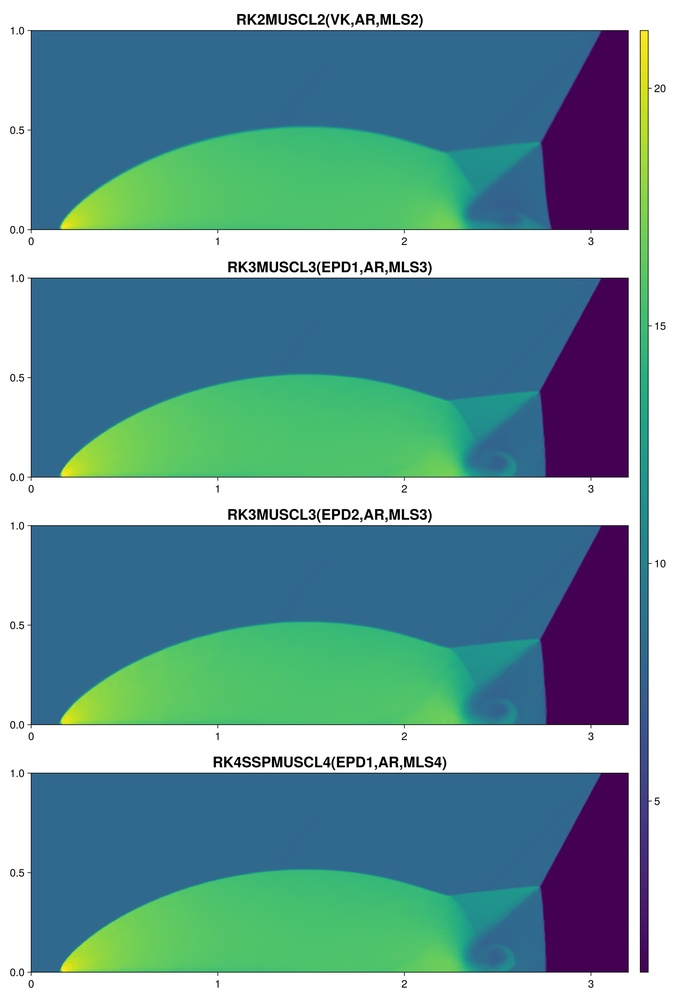
#> input picture paper/figures/dmr_density_078.jpg, 676 x 1000 px, shrunk from 2400 x 3549 before the run
$ python dmrpos.py ../../paper/figures/dmr_density_078.jpg
#> lines starting #> are read from the running program, lines starting #| are printed output that depends on the picture
### scripts/figure_measurements/frames.py
"""Panel detection for the PDEStudio colour-map exports in paper/figures/*.jpg.

The panels are framed by dark lines. A frame line is a pixel row (column) in which more than 50 % (30 %)
of the pixels are dark. Columns: consecutive frame lines at least W/4 apart form the
left and right edges of a panel column. Rows: two frame lines form the top and bottom of a panel
if their distance is the panel width divided by the plot aspect ratio (plot_width/plot_height in
the export metadata, results/configs/*/*.csv) to within 2 %. Lines inside a panel (such as the
outline of the step) are skipped this way. Positions are the centres of the line groups.
"""
import numpy as np
import matplotlib
from PIL import Image

LUT = matplotlib.colormaps['viridis'](np.linspace(0, 1, 256))[:, :3] * 255


def load(path):
#> called with path = '../../paper/figures/dmr_density_078.jpg'
    return np.asarray(Image.open(path).convert('RGB')).astype(float)


# [4 lines left out: function colour_index, not called in this run]


def _groups(a):
    g = []; s = a[0]; p = a[0]
    for x in a[1:]:
        if x != p + 1:
            g.append((s + p) / 2); s = x
        p = x
    g.append((s + p) / 2)
    return [int(round(x)) for x in g]


def panels(im, aspect):
    """Return (rows, cols): lists of (top, bottom) and (left, right) pixel edges of the panels."""
#> called with aspect = 3
    H, W, _ = im.shape
#> H = 1000; W = 676
    dark = im.sum(2) < 150
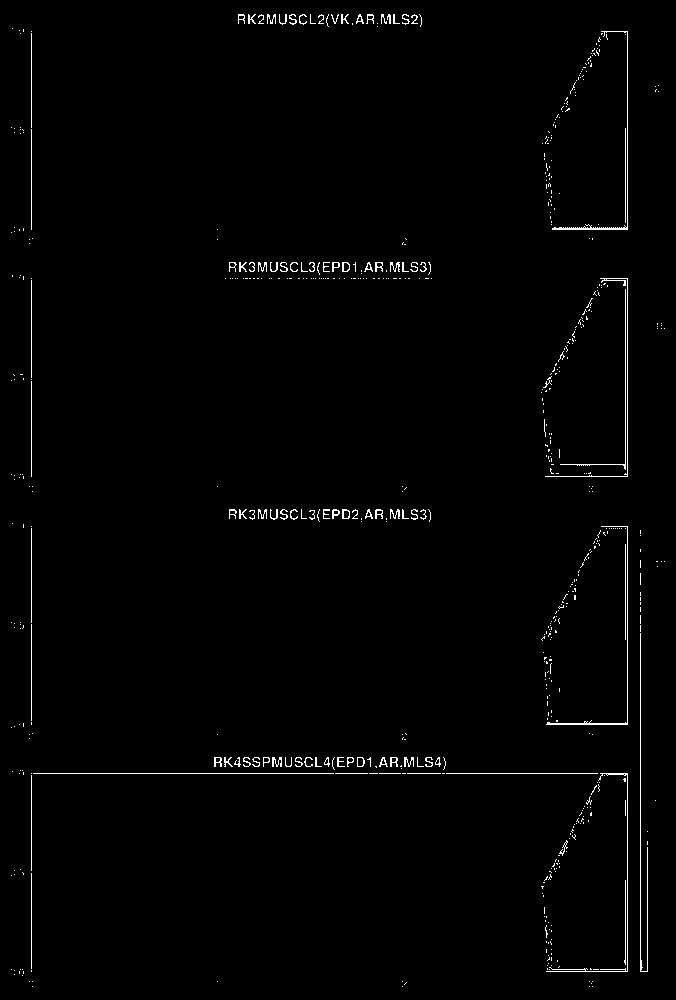
#> dark: shape (1000, 676) bool; 1.2% white in thin lines or dots
    rl = _groups(np.where(dark.sum(1) > W * 0.5)[0])
#> in _groups, `s = a[0]`: s = 773
#> after the loop in _groups, `for x in a[1:]:`: g = []
#> rl = [773]
    cl = _groups(np.where(dark.sum(0) > H * 0.3)[0])
#> the loop in _groups (call 2), `for x in a[1:]:` made 3 passes
#> (x, s, p) on passes 1 to 3: (625, 625, 625), (627, 627, 627), (640, 640, 640)
#> cl = [31, 625, 627, 640]
    cols = []; i = 0
    while i + 1 < len(cl):
        if cl[i + 1] - cl[i] > W / 4:
            cols.append((cl[i], cl[i + 1])); i += 2
        else:
            i += 1
#> this loop made 2 passes
#> i on passes 1 to 2: 2, 3
#> after the loop, cols = [(31, 625)]; i = 3
    if not cols:
        raise SystemExit('no panel columns found')
    h = (cols[0][1] - cols[0][0]) / aspect
#> h = 198
    rows = []; i = 0
    while i < len(rl):
        j = next((j for j in range(i + 1, len(rl)) if abs(rl[j] - rl[i] - h) < 0.02 * h), None)
        if j is None:
            i += 1
        else:
            rows.append((rl[i], rl[j])); i = j + 1
#> this loop made 1 pass
#> i on pass 1: 1
#> after the loop, rows = []
    if not rows:
#> (the run stopped early here; a loop or call above may not have finished)

$ run again, with paper/figures/mach3_density_078.jpg copied over paper/figures/dmr_density_078.jpg
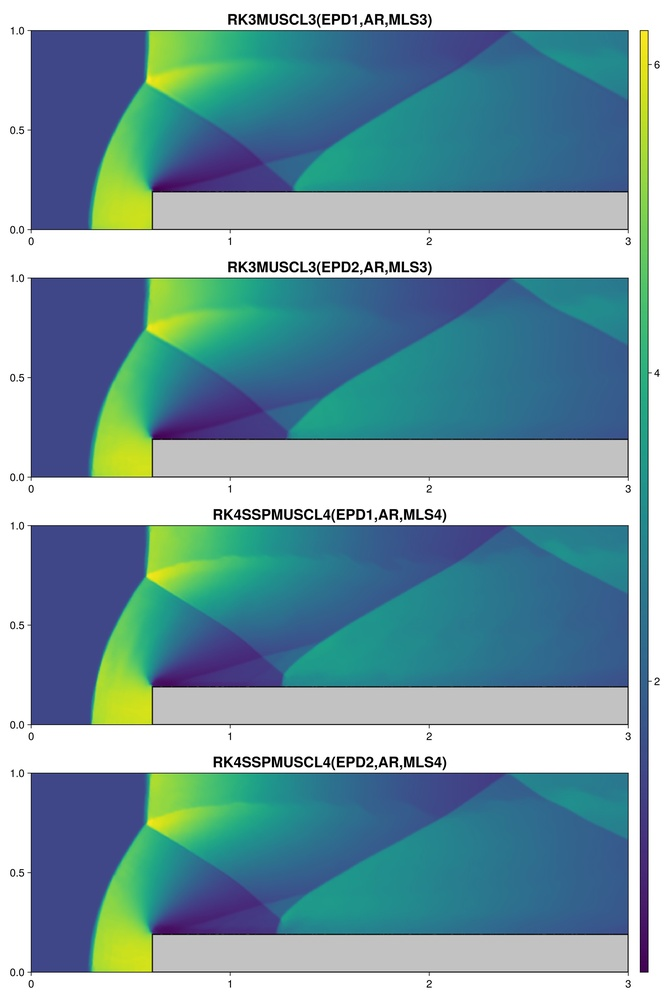
#> input picture paper/figures/mach3_density_078.jpg, 670 x 1000 px, shrunk from 2400 x 3581 before the run
#> in panels, `dark = im.sum(2) < 150`:
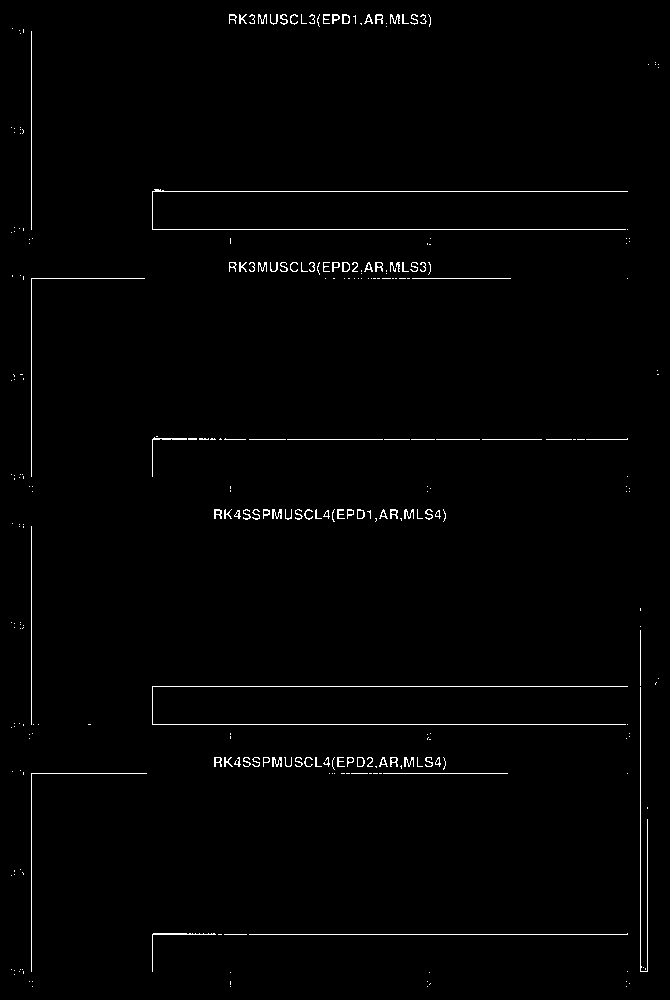
#> dark: shape (1000, 670) bool; 1.2% white in thin lines or dots
#> in _groups, `s = a[0]`: s = 191
#> the loop in _groups, `for x in a[1:]:` made 5 passes
#> (x, s, p) on passes 1 to 5: (229, 229, 229), (439, 439, 439), (686, 686, 686), (724, 724, 724), (934, 934, 934)
#> after the loop in _groups, `for x in a[1:]:`: g = [191, 229, 439, 686, 724]
#> rl = [191, 229, 439, 686, 724, 934]
#> the loop in _groups (call 2), `for x in a[1:]:` made 1 pass
#> (x, s, p) on pass 1: (640, 640, 640)
#> cl = [31, 640]
#> the loop in panels, `while i + 1 < len(cl):` made 1 pass
#> i on pass 1: 2
#> after the loop in panels, `while i + 1 < len(cl):`: cols = [(31, 640)]; i = 2
#> h = 203
#> the loop in panels, `while i < len(rl):` made 6 passes
#> after the loop in panels, `while i < len(rl):`: rows = []

$ run again, with paper/figures/riemann2d_density_078.jpg copied over paper/figures/dmr_density_078.jpg
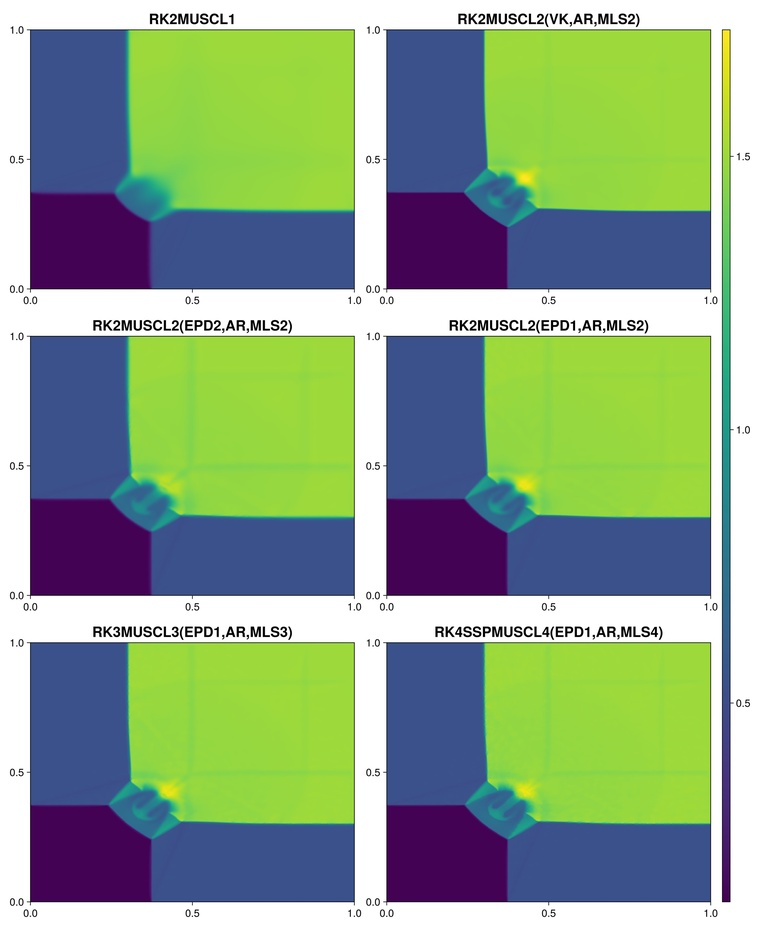
#> input picture paper/figures/riemann2d_density_078.jpg, 760 x 929 px, shrunk from 2400 x 2934 before the run
#> in panels, `dark = im.sum(2) < 150`:
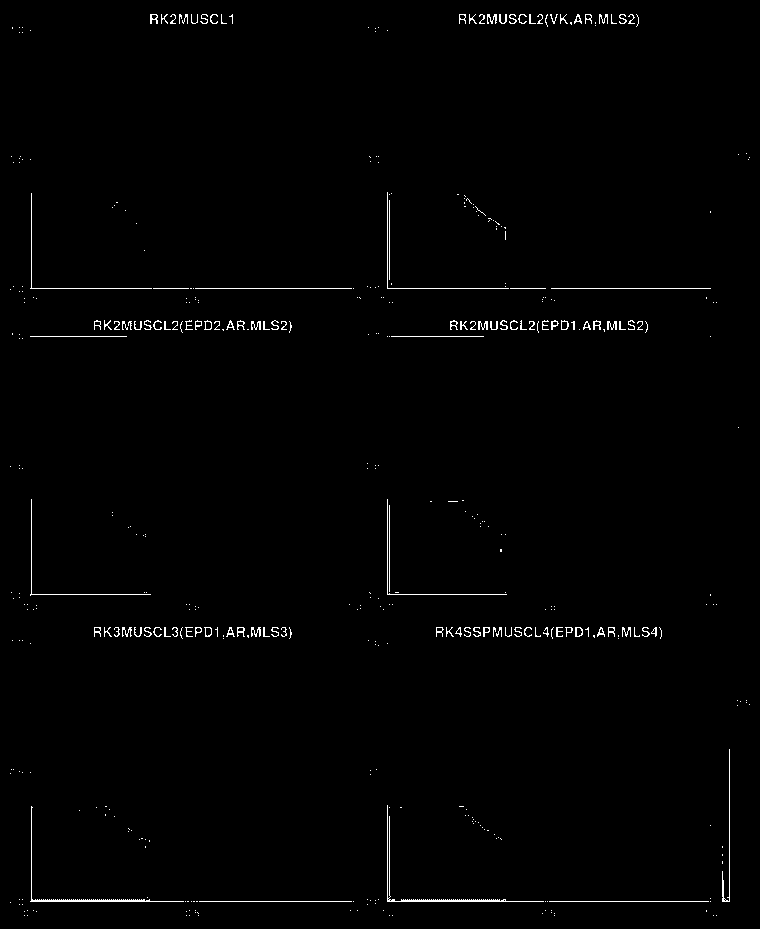
#> dark: shape (929, 760) bool; 0.98% white in thin lines or dots
#> in _groups, `s = a[0]`: s = 288
#> the loop in _groups, `for x in a[1:]:` made 1 pass
#> (x, s, p) on pass 1: (901, 901, 901)
#> after the loop in _groups, `for x in a[1:]:`: g = [288]
#> rl = [288, 901]
#> the loop in _groups (call 2), `for x in a[1:]:` made 1 pass
#> (x, s, p) on pass 1: (387, 387, 387)
#> cl = [31, 387]
#> the loop in panels, `while i + 1 < len(cl):` made 1 pass
#> i on pass 1: 2
#> after the loop in panels, `while i + 1 < len(cl):`: cols = [(31, 387)]; i = 2
#> h = 118.7
#> the loop in panels, `while i < len(rl):` made 2 passes
#> i on passes 1 to 2: 1, 2
#> after the loop in panels, `while i < len(rl):`: rows = []
